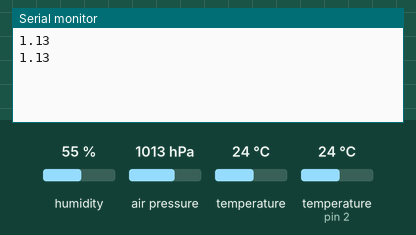
Simulated run of this sketch. Board: Arduino Uno, built with avr-gcc and run on an emulated ATmega328P. Shown: the last lines printed to the serial monitor. Inputs (shaded band) come from the test bench; at power-on: humidity 55 %, air pressure 1013 hPa, temperature 24 °C, temperature (sensor on pin 2) 24 °C.

Above: at 2.8 s.
2.9 s: humidity set to 22 %
At 4.9 s:
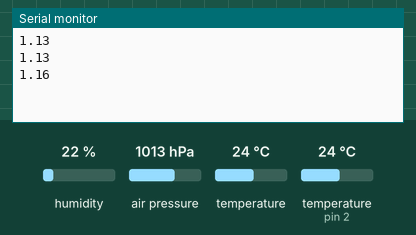
5.6 s: air pressure set to 952 hPa
At 7.5 s:
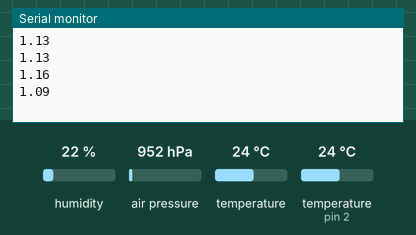
8.3 s: temperature (sensor 0) set to 19 °C
At 10.8 s:
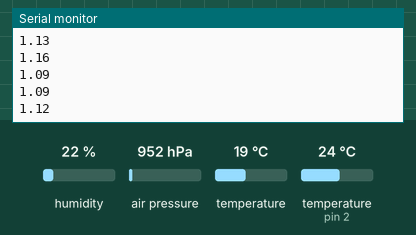
11.0 s: humidity set to 40 %
At 12.5 s:
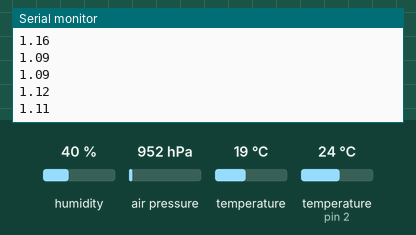
13.7 s: air pressure set to 975 hPa
At 15.0 s:
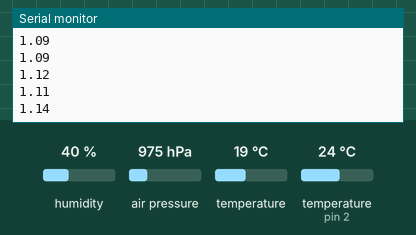
Timing chart, 0 to 16.7 s (numbered marks = the images above; inputs shaded):
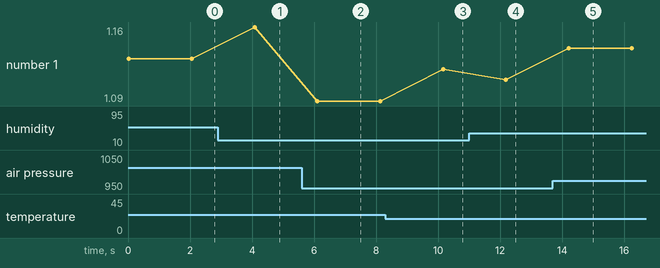

The sketch:

Air_Density_Calculations.ino
```cpp
#include <Wire.h>
#include <SPI.h>
#include <Adafruit_BMP280.h>
#include "DHT.h"

// Pin Definitions for BMP280 SPI
#define BMP_SCK  (13)
#define BMP_MISO (12)
#define BMP_MOSI (11)
#define BMP_CS   (10)

// DHT11 Sensor Pin and Type
#define DHTPIN 2
#define DHTTYPE DHT11

// Constants for air density calculation
const float Rd = 287.05;  // Specific gas constant for dry air (J/(kg·K))
const float Rv = 461.5;   // Specific gas constant for water vapor (J/(kg·K))

// Create instances of BMP280 and DHT11
Adafruit_BMP280 bmp(BMP_CS, BMP_MOSI, BMP_MISO, BMP_SCK);
DHT dht(DHTPIN, DHTTYPE);

void setup() {
  Serial.begin(9600);

  // Initialize BMP280
  if (!bmp.begin()) {
    Serial.println(F("Could not find a valid BMP280 sensor, check wiring!"));
    while (1) delay(10);
  }

  // Initialize DHT11
  dht.begin();

  // Set BMP280 sampling parameters
  bmp.setSampling(Adafruit_BMP280::MODE_NORMAL,     // Operating Mode
                  Adafruit_BMP280::SAMPLING_X2,     // Temp. oversampling
                  Adafruit_BMP280::SAMPLING_X16,    // Pressure oversampling
                  Adafruit_BMP280::FILTER_X16,      // Filtering
                  Adafruit_BMP280::STANDBY_MS_500); // Standby time
}

void loop() {
  // Read temperature from BMP280
  float bmpTemperatureC = bmp.readTemperature();
  float bmpTemperatureK = bmpTemperatureC + 273.15; // Convert to Kelvin

  // Read pressure from BMP280
  float pressure = bmp.readPressure(); // in Pa

  // Read humidity from DHT11
  float humidity = dht.readHumidity();

  // Check if DHT11 reading failed
  if (isnan(humidity)) {
    Serial.println("Failed to read from DHT sensor!");
  } else {
    // Calculate saturation vapor pressure (e_s) in hPa
    float es = 6.1078 * pow(10, (17.27 * bmpTemperatureC) / (bmpTemperatureC + 237.3));

    // Calculate actual vapor pressure (p_v) in Pa
    float pv = es * (humidity / 100.0) * 100; // Convert from hPa to Pa

    // Calculate partial pressure of dry air (p_d) in Pa
    float pd = pressure - pv;

    // Calculate air density (rho) in kg/m^3
    float airDensity = (pd / (Rd * bmpTemperatureK)) + (pv / (Rv * bmpTemperatureK));

    // Send data as a CSV line: "Temperature,Humidity,Pressure,AirDensity"
    //Serial.print(bmpTemperatureC);
    //Serial.print(",");
    //Serial.print(humidity);
    //Serial.print(",");
    //Serial.print(pressure);
    //Serial.print(",");
    Serial.println(airDensity);

    // Delay to achieve 0.5 Hz (2 seconds)
    delay(2000);
  }
}
```

Measured:
- after the input at 2.9 s, the serial monitor: prints a new line after 1.2 s (image 1)
- after the input at 5.6 s, the serial monitor: prints a new line after 0.51 s (image 2)
- after the input at 8.3 s, the serial monitor: prints a new line after 1.9 s (image 3)
- after the input at 11.0 s, the serial monitor: prints a new line after 1.2 s (image 4)
- after the input at 13.7 s, the serial monitor: prints a new line after 0.51 s (image 5)
- plotted number 1: 1.13 → 1.16 after the input at 2.9 s, 1.16 → 1.09 after the input at 5.6 s, 1.09 → 1.12 after the input at 8.3 s, 1.12 → 1.11 after the input at 11.0 s, 1.11 → 1.14 after the input at 13.7 s
